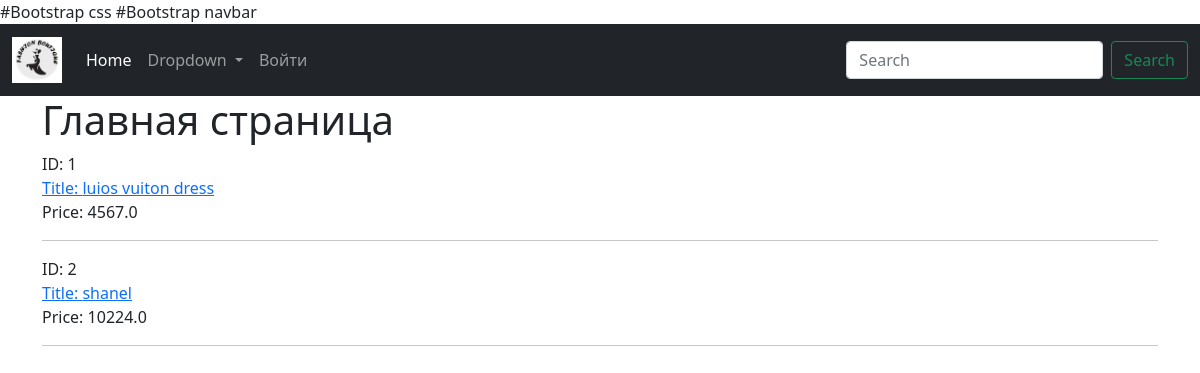
Before: / with the older database file.
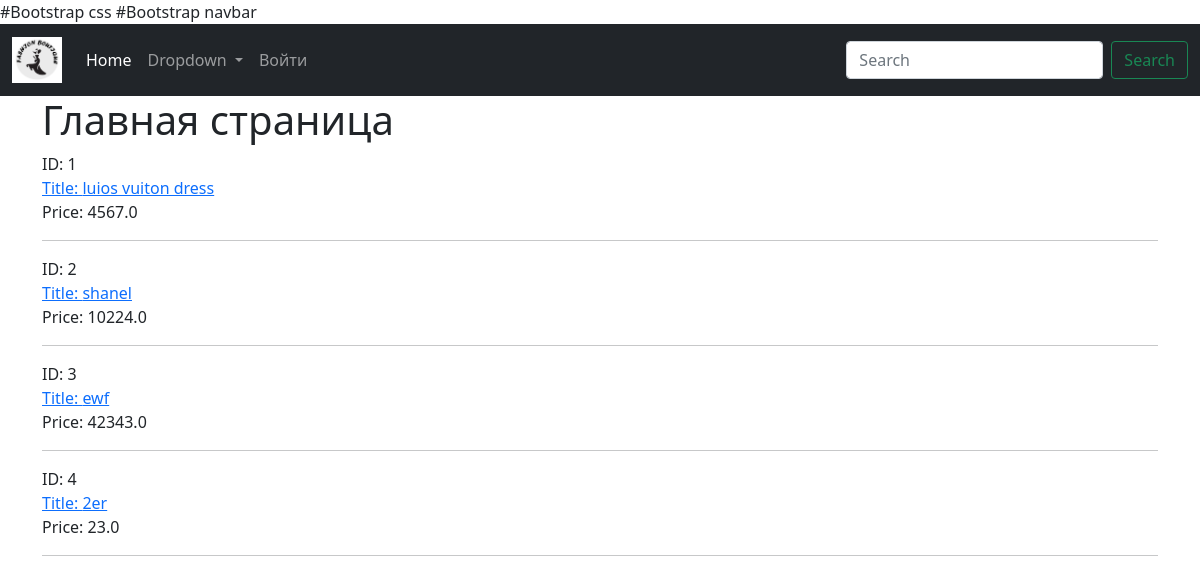
After: the same page with the newer database file.
### shopping/models.py (models this page shows)
class Product(models.Model):
    title = models.CharField(max_length=100)
    description = models.TextField(null=True,blank=True)
    price = models.FloatField()
    discount = models.IntegerField(default=0)
    category = models.ForeignKey(Category,
                                 on_delete=models.CASCADE)
    tags = models.ManyToManyField(Tag,blank=True)
    def __str__(self):
        return self.title

### shopping/views.py (the view)
def main_page(request):
    products = Product.objects.all()
    print(products)
    for i in products:
        print('ID: ',i.id)
        print('title: ',i.title)
        print('price: ',i.price)
    data = {
        'title': 'Главная страница',
        'list': [1,2,3,4,5],
        'product_list': products
    }
    return render(request,'index.html',context=data)

### templates/index.html
{% extends 'loyaut.html' %}
{% block content %}
    <h1> {{ title }} </h1>
    {% for product in product_list %}
        <span>ID: {{ product.id }}</span><br/>
        <a href="/products/{{ product.id }}/">Title: {{ product.title }}</a><br/>
        <span>Price: {{ product.price }}</span>
        <hr/>
    {% endfor %}
{% endblock %}

### templates/loyaut.html (shortened to what this page needs)
{% load static %}
<!DOCTYPE html>
<html lang="en">
<head>
    <link rel="stylesheet" href=" {% static 'css/style.css' %}">
    <link href="https://cdn.jsdelivr.net/npm/bootstrap@5.1.0/dist/css/bootstrap.min.css" rel="stylesheet">
</head>
<body>
#Bootstrap navbar
<nav class="navbar navbar-expand-lg navbar-dark bg-dark">
  <div class="container-fluid">
    <a class="navbar-brand" href="/">
       <img alt="image" style="width: 50px" src="{% static 'logo.png' %}" />
    </a>
    <div class="collapse navbar-collapse" id="navbarSupportedContent">
      <ul class="navbar-nav me-auto mb-2 mb-lg-0">
        <li class="nav-item">
          <a class="nav-link active" aria-current="page" href="#">Home</a>
        </li>
        <li class="nav-item dropdown">
          <a class="nav-link dropdown-toggle" href="#" id="navbarDropdown" role="button" data-bs-toggle="dropdown" aria-expanded="false">
            Dropdown
          </a>
        </li>
          {% if user.is_authenticated %}
              <li class="nav-item">
                  <a class="nav-link" href="/logout/">Выйти ({{ user }})</a>
              </li>
          {% else %}
              <li class="nav-item">
                  <a class="nav-link" href="/login/">Вoйти</a>
              </li>
          {% endif %}
      </ul>
      <form class="d-flex">
        <input class="form-control me-2" type="search" placeholder="Search" aria-label="Search">
        <button class="btn btn-outline-success" type="submit">Search</button>
      </form>
    </div>
  </div>
</nav>
<div class="container">
    {% block content %}
    {% endblock %}
</div>
</body>
</html>

### static/css/style.css (style rules this page uses)
body { background-color: #281531; color: #c7cdc7; }
a { text-decoration: none; }

Changed rows visible on the page:
added Product: id "3", title "ewf", price "42343.0"
added Product: id "4", title "2er", price "23.0"
